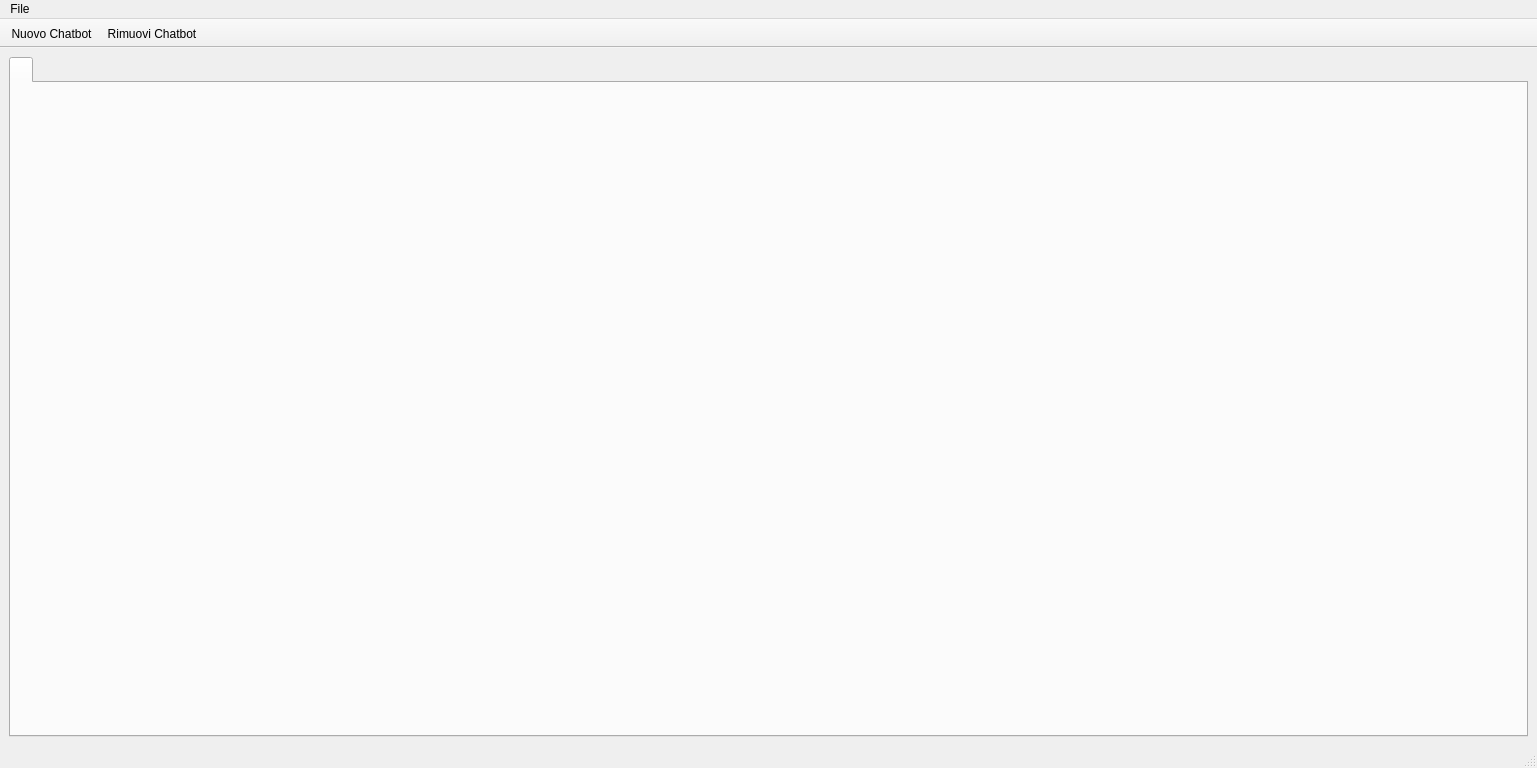
<?xml version="1.0" encoding="UTF-8"?>
<ui version="4.0">
 <class>MainWindow</class>
 <widget class="QMainWindow" name="MainWindow">
  <property name="geometry">
   <rect>
    <x>0</x>
    <y>0</y>
    <width>1537</width>
    <height>768</height>
   </rect>
  </property>
  <property name="windowTitle">
   <string>MainWindow</string>
  </property>
  <widget class="QWidget" name="centralwidget">
   <layout class="QVBoxLayout" name="verticalLayout_2">
    <item>
     <widget class="QTabWidget" name="tabWidget">
      <widget class="QtTranscriberWidget" name="transcriberPage">
       <attribute name="title">
        <string/>
       </attribute>
      </widget>
     </widget>
    </item>
   </layout>
  </widget>
  <widget class="QMenuBar" name="menubar">
   <property name="geometry">
    <rect>
     <x>0</x>
     <y>0</y>
     <width>1537</width>
     <height>21</height>
    </rect>
   </property>
   <widget class="QMenu" name="menuFile">
    <property name="title">
     <string>File</string>
    </property>
    <addaction name="actionLogout"/>
   </widget>
   <addaction name="menuFile"/>
  </widget>
  <widget class="QStatusBar" name="statusbar"/>
  <widget class="QToolBar" name="toolBar">
   <property name="windowTitle">
    <string>toolBar</string>
   </property>
   <property name="movable">
    <bool>false</bool>
   </property>
   <property name="allowedAreas">
    <set>Qt::AllToolBarAreas</set>
   </property>
   <property name="orientation">
    <enum>Qt::Horizontal</enum>
   </property>
   <property name="toolButtonStyle">
    <enum>Qt::ToolButtonTextUnderIcon</enum>
   </property>
   <property name="floatable">
    <bool>false</bool>
   </property>
   <attribute name="toolBarArea">
    <enum>TopToolBarArea</enum>
   </attribute>
   <attribute name="toolBarBreak">
    <bool>false</bool>
   </attribute>
   <addaction name="actionNuovo_Chatbot"/>
   <addaction name="actionRimuovi_Chatbot"/>
  </widget>
  <action name="actionLogout">
   <property name="text">
    <string>Logout</string>
   </property>
  </action>
  <action name="actionRimuovi_Chatbot">
   <property name="icon">
    <iconset theme="list-remove"/>
   </property>
   <property name="text">
    <string>Rimuovi Chatbot</string>
   </property>
   <property name="menuRole">
    <enum>QAction::NoRole</enum>
   </property>
  </action>
  <action name="actionNuovo_Chatbot">
   <property name="icon">
    <iconset theme="list-add"/>
   </property>
   <property name="text">
    <string>Nuovo Chatbot</string>
   </property>
   <property name="menuRole">
    <enum>QAction::NoRole</enum>
   </property>
  </action>
 </widget>
 <customwidgets>
  <customwidget>
   <class>QtTranscriberWidget</class>
   <extends>QWidget</extends>
   <header>qttranscriberwidget.h</header>
   <container>1</container>
  </customwidget>
 </customwidgets>
 <resources/>
 <connections/>
</ui>
